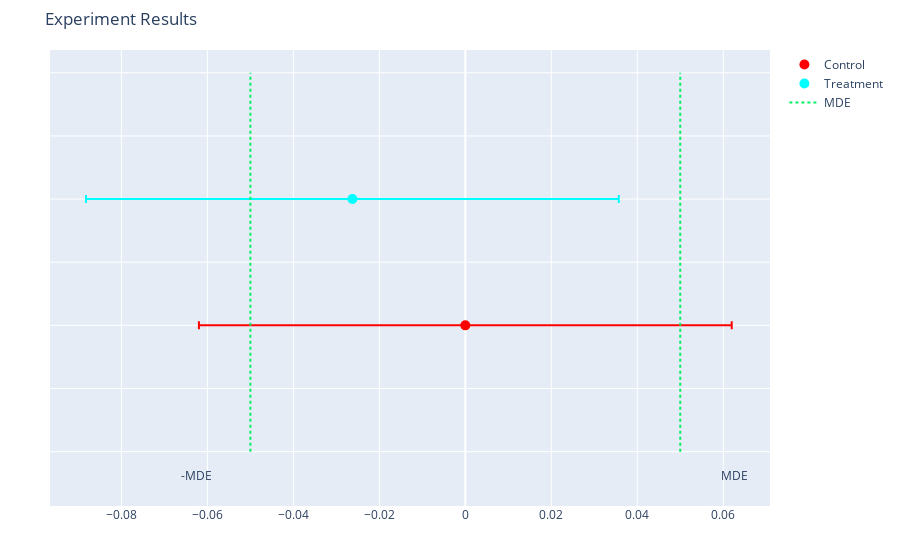

The notebook cell saved with this chart:
### Code cell
# Getting results from dataset

error_bars_from_experiment = ab_exp.get_experiment_results(
    plot = 'Error Bars', 
    from_dataset = True, 
    dataset = 'ablisk/data/experiment_dataset_example.csv'
    )
error_bars_from_experiment

### Figure 1 — Plotly figure (JSON) as saved in the notebook; plotly's stock layout.template omitted (floating-point values rounded to 4 significant figures)
{"data": [{"error_x": {"array": [-0.06197, 0, 0.06197], "symmetric": true, "type": "data"}, "marker": {"color": "red", "size": 10}, "mode": "markers", "name": "Control", "type": "scatter", "x": [0], "y": [5]}, {"error_x": {"array": [0.06197, -0.02627, 0.06197], "symmetric": true, "type": "data"}, "marker": {"color": "cyan", "size": 10}, "mode": "markers", "name": "Treatment", "type": "scatter", "x": [-0.02627], "y": [7]}, {"line": {"color": "#04ef62", "dash": "dot"}, "mode": "lines", "name": "-MDE", "showlegend": false, "type": "scatter", "x": [-0.05, -0.05], "y": [3, 9]}, {"line": {"color": "#04ef62", "dash": "dot"}, "mode": "lines", "name": "MDE", "type": "scatter", "x": [0.05, 0.05], "y": [3, 9]}, {"mode": "text", "showlegend": false, "text": "MDE", "textposition": "top center", "type": "scatter", "x": [0.0625], "y": [2.5]}, {"mode": "text", "showlegend": false, "text": "-MDE", "textposition": "top center", "type": "scatter", "x": [-0.0625], "y": [2.5]}], "layout": {"autosize": true, "margin": {"b": 50, "l": 50, "r": 50, "t": 50}, "showlegend": true, "title": {"text": "Experiment Results"}, "xaxis": {"title": {"text": ""}}, "yaxis": {"showticklabels": false, "title": {"text": ""}}}}
